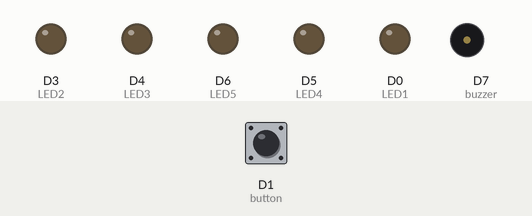
Simulated run of this sketch. Board: ESP8266 (NodeMCU). Shown: output pins drawn as LEDs (lit = HIGH), buzzer (waves = sounding, pin HIGH). Dashed ring = blinking. Inputs (shaded band) come from the test bench; at power-on: D1 (button) HIGH.

Above: at 1.2 s.
1.3 s: D1 (button) pulled LOW for 0.15 s
At 1.66 s:
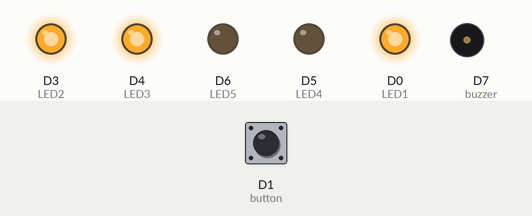
3.3 s: D1 (button) pulled LOW for 1 s
At 3.53 s:
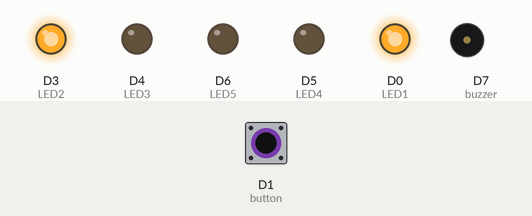
5.8 s: D1 (button) pulled LOW for 3.2 s
At 6.26 s:
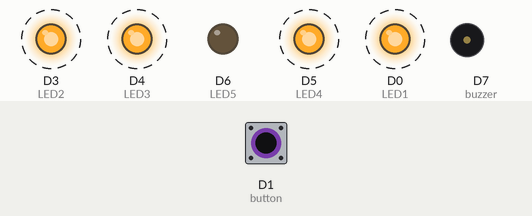
Timing chart, 0 to 16.5 s (numbered marks = the images above; inputs shaded):
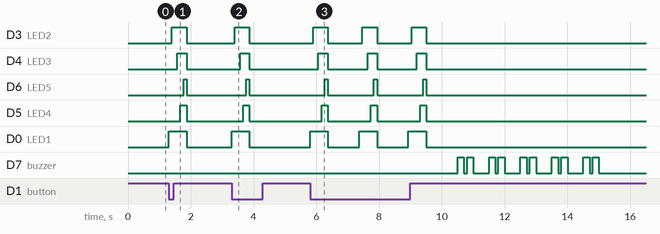

The sketch:

sketch_aug28a.ino
```cpp
#include <IRremoteESP8266.h>
#include <IRsend.h>

#define IR_LED D2

int button = D1;
int bullets = 5;
int buzzer = D7;
int LED1 = D0;
int LED2 = D3;
int LED3 = D4;
int LED4 = D5;
int LED5 = D6;

IRsend irsend(IR_LED);


void setup()
{

  irsend.begin();
  Serial.begin(115200);
  pinMode(button,INPUT_PULLUP);
  pinMode(buzzer, OUTPUT);
  pinMode(LED1, OUTPUT);
  digitalWrite(LED1, LOW);
  pinMode(LED2, OUTPUT);
  digitalWrite(LED2, LOW);
  pinMode(LED3, OUTPUT);
  digitalWrite(LED3, LOW);
  pinMode(LED4, OUTPUT);
  digitalWrite(LED4, LOW);
  pinMode(LED5, OUTPUT);
  digitalWrite(LED5, LOW);

}

void loop() {


  if(digitalRead(button) == LOW && bullets != 0)
  {

    digitalWrite(LED1, HIGH);
    delay(100);
    digitalWrite(LED2, HIGH);
    delay(100);

    irsend.sendSony(0xa90, 12, 2);

    digitalWrite(LED3, HIGH);
    delay(100);
    digitalWrite(LED4, HIGH);
    delay(100);
    digitalWrite(LED5, HIGH);
    delay(100);

    digitalWrite(LED1, LOW);
    digitalWrite(LED2, LOW);
    digitalWrite(LED3, LOW);
    digitalWrite(LED4, LOW);
    digitalWrite(LED5, LOW);

    bullets--;
    delay(1000);

  }

  if(bullets == 0)
  {

    digitalWrite(buzzer, HIGH);
    delay(200);
    digitalWrite(buzzer, LOW);
    delay(100);
    digitalWrite(buzzer, HIGH);
    delay(200);
    digitalWrite(buzzer, LOW);

    delay(500);

    digitalWrite(buzzer, HIGH);
    delay(200);
    digitalWrite(buzzer, LOW);
    delay(100);
    digitalWrite(buzzer, HIGH);
    delay(200);
    digitalWrite(buzzer, LOW);

    delay(500);

    digitalWrite(buzzer, HIGH);
    delay(200);
    digitalWrite(buzzer, LOW);
    delay(100);
    digitalWrite(buzzer, HIGH);
    delay(200);
    digitalWrite(buzzer, LOW);

    delay(500);

    digitalWrite(buzzer, HIGH);
    delay(200);
    digitalWrite(buzzer, LOW);
    delay(100);
    digitalWrite(buzzer, HIGH);
    delay(200);
    digitalWrite(buzzer, LOW);

    delay(500);

    digitalWrite(buzzer, HIGH);
    delay(200);
    digitalWrite(buzzer, LOW);
    delay(100);
    digitalWrite(buzzer, HIGH);
    delay(200);
    digitalWrite(buzzer, LOW);

    bullets = 5;

  }

}
```

Measured:
- after the input at 1.3 s, D3 (LED2): LOW → HIGH after 0.10 s, → LOW 0.47 s later; D4 (LED3): LOW → HIGH after 0.27 s, → LOW 0.30 s later; D6 (LED5): LOW → HIGH after 0.47 s, → LOW 0.10 s later; D5 (LED4): LOW → HIGH after 0.37 s, → LOW 0.20 s later; D0 (LED1): LOW → HIGH at once, → LOW 0.57 s later
- after the input at 3.3 s, D3 (LED2): LOW → HIGH after 0.10 s, → LOW 0.47 s later; D4 (LED3): LOW → HIGH after 0.27 s, → LOW 0.30 s later; D6 (LED5): LOW → HIGH after 0.47 s, → LOW 0.10 s later; D5 (LED4): LOW → HIGH after 0.37 s, → LOW 0.20 s later; D0 (LED1): LOW → HIGH at once, → LOW 0.57 s later
- after the input at 5.8 s, D3 (LED2): alternates HIGH for 0.47 s and LOW for 1.1 s, 6 changes in all, then stays LOW, starting after 0.10 s; D4 (LED3): alternates HIGH for 0.30 s and LOW for 1.3 s, 6 changes in all, then stays LOW, starting after 0.27 s
